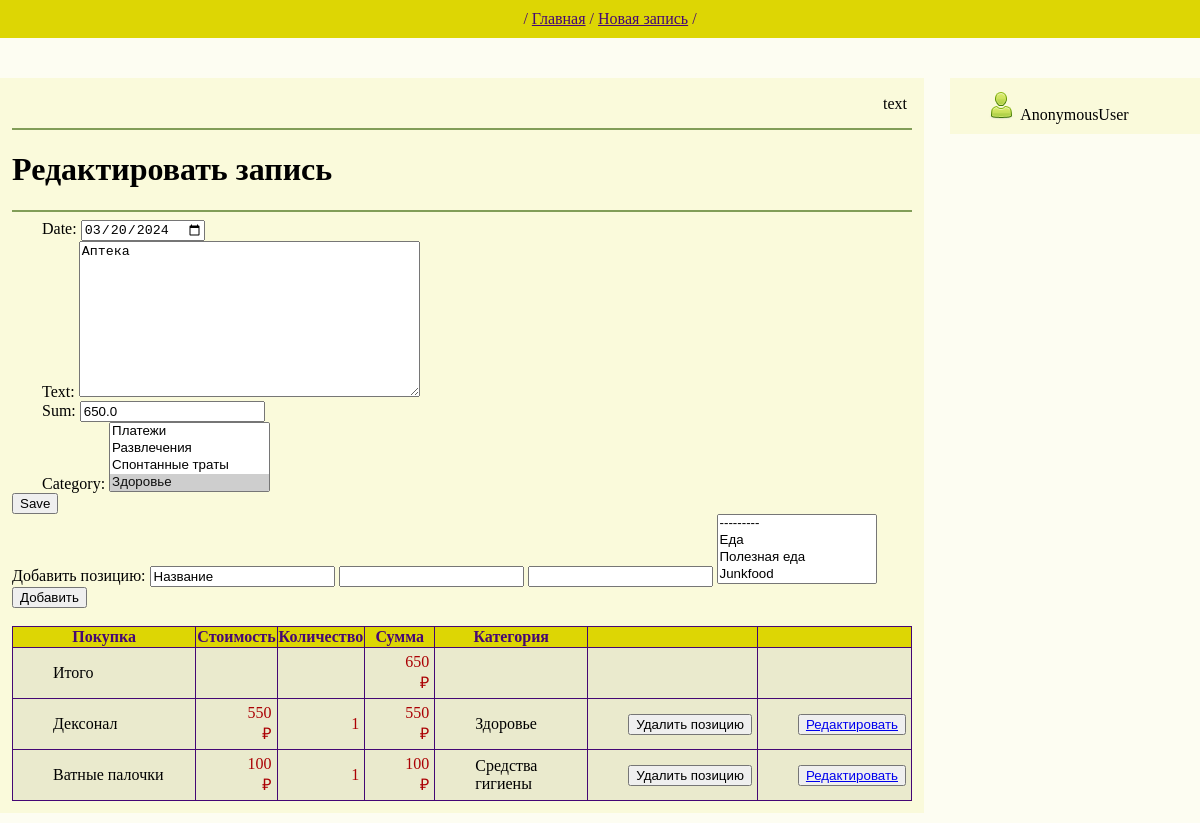
The page /156/record_update/ on the database its author committed.
### bookkeeping/models.py (models this page shows, shortened)
class Record(models.Model):
    sum = models.FloatField()
    text = models.TextField()
    date = models.DateField()
    includes_items = models.BooleanField(default=False)
    is_income = models.BooleanField(default=False)
    category = models.ManyToManyField(Category, through='RecordCategory', null=True)

class Item(models.Model):
    name = models.TextField()
    cost = models.FloatField()
    category = models.ManyToManyField(Category, through='ItemCategory')
    record = models.ForeignKey(Record, on_delete=models.SET_NULL, null=True)
    amount = models.FloatField(null=True)

class Category(models.Model):
    name = models.CharField(max_length=255)
    def __str__(self):
        return self.name

### bookkeeping/views.py (the view)
# urls.py: path('<int:pk>/record_update/', RecordUpdate.as_view(), name='record_update'),
class RecordUpdate(UpdateView):
    form_class = RecordForm
    model = Record
    template_name = 'record_edit.html'
    def setup(self, request, *args, **kwargs):
        s = super().setup(request, *args, **kwargs)
        record_pk = int(request.get_full_path()[1:-15])
        items = Item.objects.filter(record=record_pk)
        if items:
            self.form_class = ShopForm
        return s
    def get_context_data(self, **kwargs):
        context = super().get_context_data(**kwargs)
        items = Item.objects.filter(record = context['object'].id)
        context['items'] = items
        print(context['object'].id)
        if items:
            self.form_class = ShopForm
        return context

### bookkeeping/forms.py
class ShopForm(forms.ModelForm):
    date = forms.DateField(widget = forms.TextInput(attrs={'type': 'date'}))
    class Meta:
        model = Record
        fields = [
            'date',
            'text',
            'sum',
            'category',
        ]

### bookkeeping/templatetags/custom_filters.py (called while the page is built)
@register.filter()
def multi(cost, amount):
    return cost * amount

@register.filter()
def itemsresult(items):
    result = 0
    for i in items:
        result += i.cost * i.amount
    return result

### templates/record_edit.html (shortened to what this page needs)
{% extends 'default.html' %}
{% load custom_filters %}
{% block content %}
<div style="float: left">{{next}}</div>
<div style="text-align: right">text</div>
<hr>
<h1>Редактировать запись</h1>
<hr>
<form action="" method="post">
    {{ form.as_p }}
    <input type="submit" value="Save" />
</form>
{% if object.includes_items %}
<form action="/item_create/?record={{ object.id }}" method="post">
    <label for="item_create">Добавить позицию: </label>
    <input id="item_create" required type="text" name="name" value="Название">
    <input id="item_create" required type="number" name="cost" step="any" value="Стоимость">
    <input id="item_create" required type="number" name="amount" value="Количество">
    <select name="category" required id="id_category" multiple="">
        <option value="">---------</option>
        <option value="1">Еда</option>
        <option value="2">Полезная еда</option>
        <option value="3">Junkfood</option>
        <option value="4">Готовая еда</option>
    </select>
    <input type="submit" value="Добавить">
</form>
<br>
<table>
        <tr>
            <th>Покупка </th>
            <th>Стоимость</th>
            <th>Количество</th>
            <th>Сумма</th>
            <th class = "category">Категория</th>
            <th></th>
            <th></th>
        </tr>
        <tr class = "items">
           <td class = "spending">Итого</td>
           <td class = "sum"></td>
           <td class = "sum"></td>
           <td class = "sum">{{items|itemsresult|floatformat:"-2"}} ₽</td>
           <td class = "category"></td>
            <td></td>
            <td></td>
        </tr>
        {% for item in items %}
        <tr class = "items">
           <td class = "spending">{{ item.name }}</td>
           <td class = "sum">{{ item.cost|floatformat:"-2" }} ₽</td>
           <td class = "sum">{{ item.amount|floatformat }}</td>
           <td class = "sum">{{ item.cost|multi:item.amount|floatformat:"-2" }} ₽</td>
           <td class = "category">
           {% for itemcategory in item.category.all %}
           {{ itemcategory }}<br>
           {% endfor %}
            </td>
            <td>
                <form action="/{{ item.id }}/item_delete/" method="post">
                    <input type="submit" value="Удалить позицию">
                </form>
            </td>
            <td><button> <a href="/{{ item.id }}/item_update/">Редактировать</a> </button></td>
        </tr>
        {% endfor %}
</table>
{% endif %}
{% endblock content %}

### static/style.css (style rules this page uses)
body { font-family: Georgia, 'Times New Roman', Times, serif; background-color: #FDFDF2; margin: auto; }
p { text-indent: 30px; margin-bottom: 0px; margin-top: 0px; text-align: justify }
div { margin: 0 auto 10px auto; background-color: #FAFADB; padding: 5px; #border-radius: 5px; }
hr { border: none; background-color: #819D58; height: 2px; }
table { border: 1px solid #450774; border-spacing: 0 0; border-collapse: collapse; }
th { background: #DDD604; color: #450774; border: 1px solid #450774; }
th.category { min-width: 150px; }
td { padding: 5px; border-top: 1px solid #450774; border: 1px solid #450774; }
td.spending { width: 250px; }
td.category { padding-left: 40px;; }
tr.items td { background-color: #EAEACD; padding-left: 40px; }
tr.items td.sum { color: #AB0004; text-align: right; }

### rows shown on the page
Record: date "03/20/2024", text "Аптека", sum "650.0"
Item: cost+amount "650", name "Дексонал", cost "550", amount "1", cost|multi "550"
Category: name "Здоровье"
Item: name "Ватные палочки", cost "100", amount "1", cost|multi "100"
Category: name "Средства гигиены"

### other values the page prints
{{ user }} "AnonymousUser"
